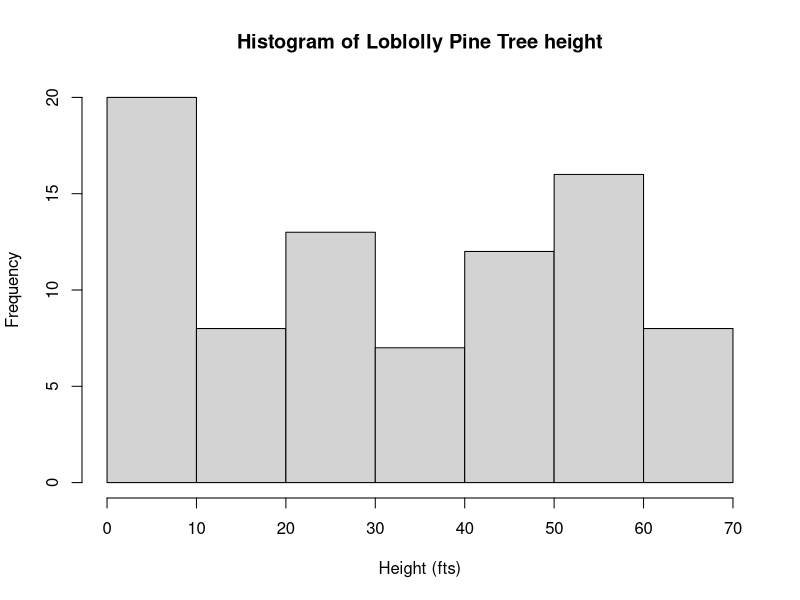
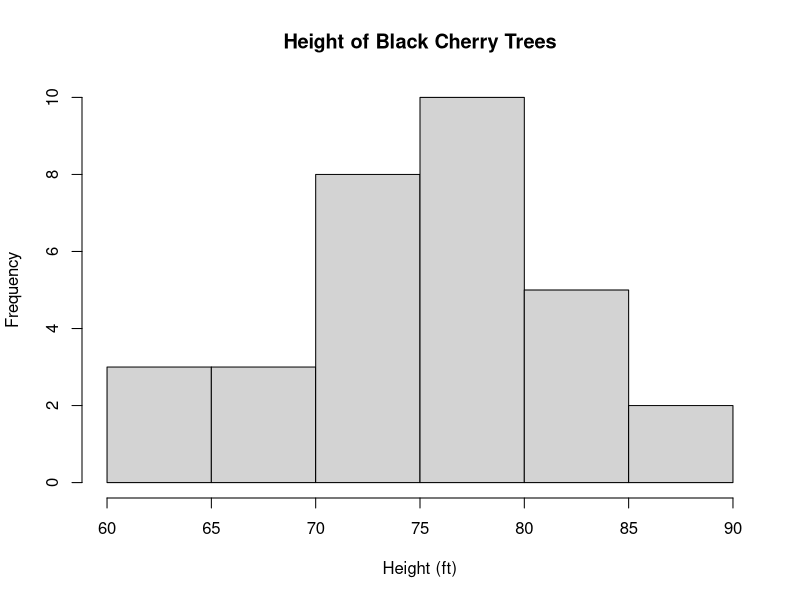

Source code (R) for these figures, in order:
## ---- chunk 1
knitr::opts_chunk$set(echo = TRUE)
## ---- chunk 2
summary(Loblolly$height) 
## ---- chunk 3
summary(trees$Height)
## ---- chunk 4
hist(Loblolly$height, 
     xlab = "Height (fts)", 
     main = "Histogram of Loblolly Pine Tree height")
hist(trees$Height, 
     xlab = "Height (ft)", 
     main = 'Height of Black Cherry Trees')
